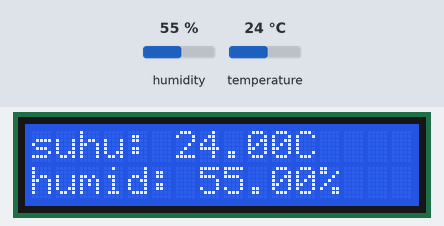
The sketch below on a simulated ESP8266 (NodeMCU). Shown: 16×2 character LCD. Inputs (shaded band) come from the test bench; at power-on: humidity 55 %, temperature 24 °C. WiFi joins after 1.5 s; servers stay silent unless stated.

Above: at 5.5 s.
5.6 s: humidity set to 22 %
At 8.5 s:
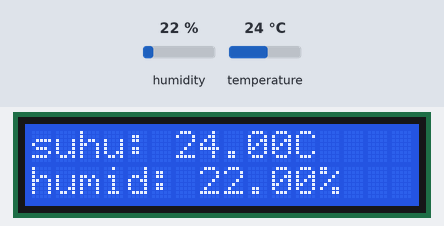
9.4 s: temperature set to 12 °C
At 12.0 s:
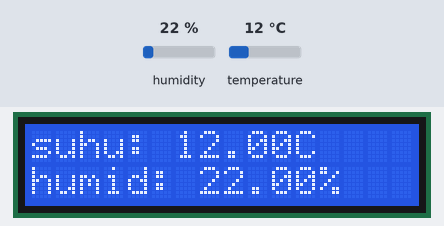
12.4 s: humidity set to 40 %
At 14.3 s:
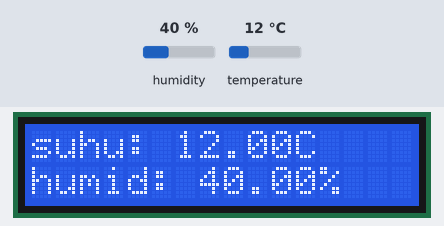
15.4 s: temperature set to 19 °C
At 17.8 s:
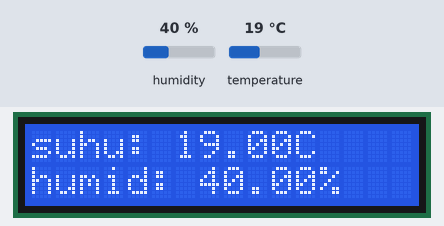
Timing chart, 0 to 19.3 s (numbered marks = the images above; inputs shaded):
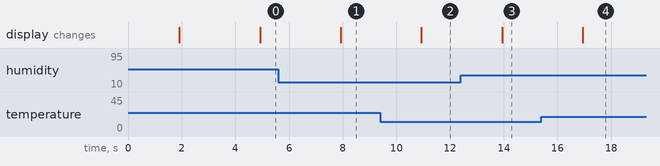

The sketch:

dht11rev.ino
```cpp
#define BLYNK_PRINT Serial
#define BLYNK_TEMPLATE_ID "TMPL6iw_GLgP5"
#define BLYNK_TEMPLATE_NAME "SUHU RUANGAN"
#define BLYNK_AUTH_TOKEN "ObgpYr-EOVJlmSEtNMheXcyz-aa_TxyV"

#include <ESP8266WiFi.h>
#include <BlynkSimpleEsp8266.h>
#include <DHT.h>
#include <Wire.h>
#include <LiquidCrystal_I2C.h>

char auth[] = BLYNK_AUTH_TOKEN;
char ssid[] = "MI 8";
char pass[] = "vian2727";

#define DHTPIN D4
#define DHTTYPE DHT11
DHT dht(DHTPIN, DHTTYPE);

LiquidCrystal_I2C lcd(0x27, 16, 2);

BlynkTimer timer;

#define VIRTUAL_PIN_TEMP V0
#define VIRTUAL_PIN_HUM V1

void sendSensorData() {

  float h = dht.readHumidity();
  float t = dht.readTemperature();


  if (isnan(h) || isnan(t)) {
    Serial.println("Gagal membaca data sensor DHT!");

    lcd.clear();
    lcd.setCursor(0, 0);
    lcd.print("DHT Error!");
    return;
  }


  Blynk.virtualWrite(VIRTUAL_PIN_HUM, h);
  Blynk.virtualWrite(VIRTUAL_PIN_TEMP, t);

  lcd.clear();

  lcd.setCursor(0, 0);
  lcd.print("suhu: ");
  lcd.print(t);
  lcd.print("C");

  lcd.setCursor(0, 1);
  lcd.print("humid: ");
  lcd.print(h);
  lcd.print("%");
}

void setup() {

  Serial.begin(115200);

  Wire.begin();
  lcd.init();
  lcd.backlight();
  lcd.setCursor(4, 0);
  lcd.print("Kelompok 1");
  lcd.setCursor(5, 1);
  lcd.print("MEMULAI");

  Blynk.begin(auth, ssid, pass);

  dht.begin();

  timer.setInterval(3000L, sendSensorData);

  lcd.clear();
  lcd.setCursor(0, 0);
  lcd.print("Blynk Terhubung!");
  lcd.setCursor(0, 1);
  lcd.print("Data Siap...");
}

void loop() {
  Blynk.run();
  timer.run();
}
```

Measured:
- after the input at 5.6 s, the display: changes after 2.3 s (image 1)
- after the input at 9.4 s, the display: changes after 1.5 s (image 2)
- after the input at 12.4 s, the display: changes after 1.5 s (image 3)
- after the input at 15.4 s, the display: changes after 1.5 s (image 4)
